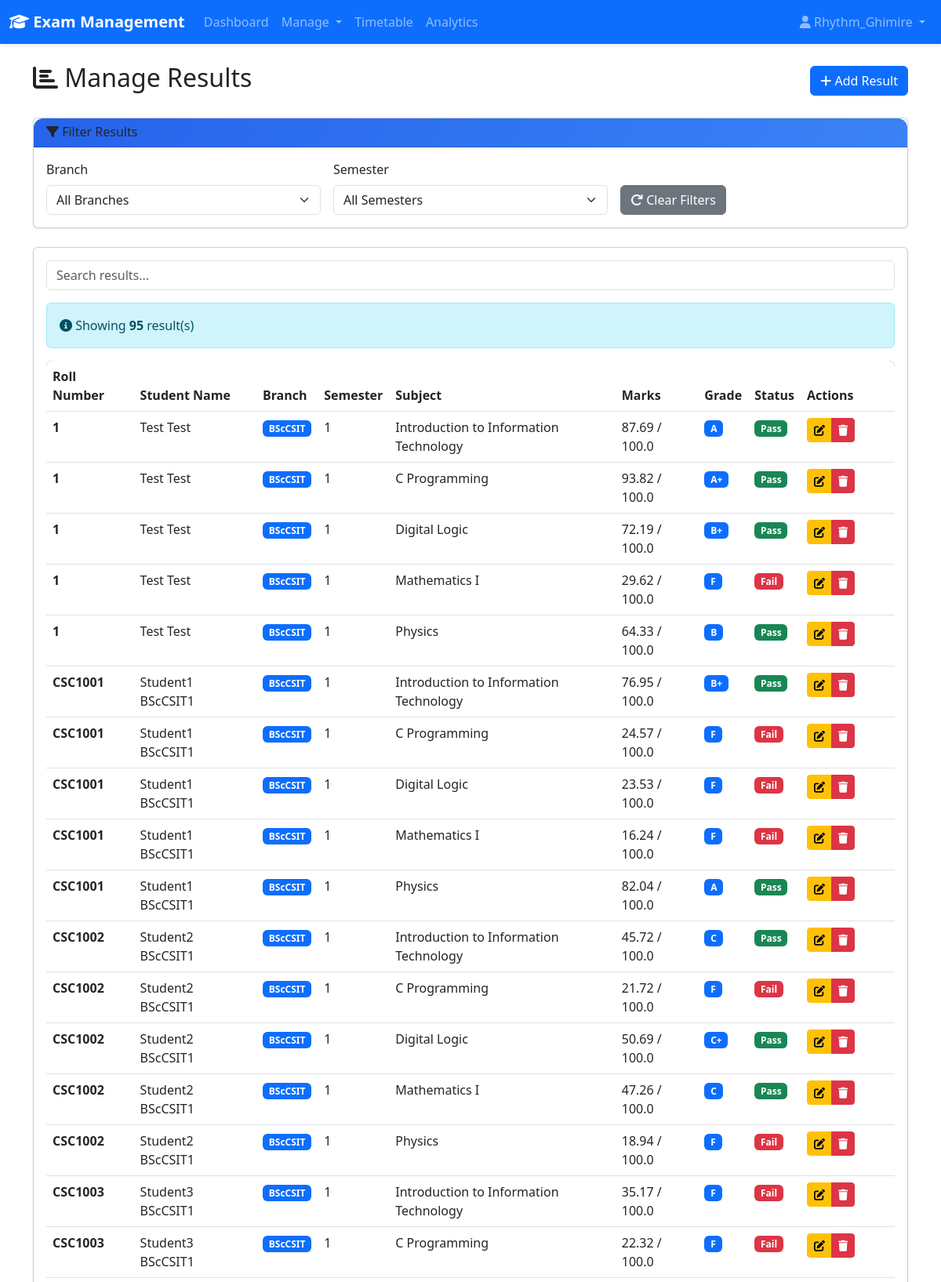
The page /results/ (signed in, upper part) on the database its author committed.
### core/models.py (models this page shows, shortened)
class Result(models.Model):
    student = models.ForeignKey(Student, on_delete=models.CASCADE)
    subject = models.ForeignKey(Subject, on_delete=models.CASCADE)
    exam = models.ForeignKey(Exam, on_delete=models.SET_NULL, null=True, blank=True)  # Changed to SET_NULL
    marks_obtained = models.FloatField()
    max_marks = models.FloatField(default=100)
    grade = models.CharField(max_length=5, blank=True)
    class Meta:
        unique_together = ['student', 'exam']

class Student(models.Model):
    BRANCH_CHOICES = [
        ('BCA', 'BCA'),
        ('BScCSIT', 'BScCSIT'),
    ]
    user = models.OneToOneField(User, on_delete=models.CASCADE)
    roll_number = models.CharField(max_length=20, unique=True)
    branch = models.CharField(max_length=100, choices=BRANCH_CHOICES)
    semester = models.IntegerField()
    fees_paid = models.BooleanField(default=False)
    attendance = models.FloatField(default=0.0)

class Subject(models.Model):
    BRANCH_CHOICES = [
        ('BCA', 'BCA'),
        ('BScCSIT', 'BScCSIT'),
    ]
    code = models.CharField(max_length=20, unique=True)
    name = models.CharField(max_length=200)
    semester = models.IntegerField()
    branch = models.CharField(max_length=20, choices=BRANCH_CHOICES, default='BScCSIT')

### core/views.py (the view)
# urls.py: path('results/', views.manage_results, name='manage_results'),
@login_required
@user_passes_test(is_admin)
def manage_results(request):
    selected_branch = request.GET.get('branch', 'all')
    selected_semester = request.GET.get('semester', 'all')
    results = Result.objects.all().select_related('student', 'subject', 'exam')
    if selected_branch != 'all':
        results = results.filter(student__branch=selected_branch)
    if selected_semester != 'all':
        results = results.filter(student__semester=int(selected_semester))
    results = results.order_by('student__branch', 'student__semester', 'student__roll_number')
    branches = [('all', 'All Branches'), ('BScCSIT', 'BScCSIT'), ('BCA', 'BCA')]
    semesters = [('all', 'All Semesters')] + [(str(i), f'Semester {i}') for i in range(1, 9)]
    context = {
        'results': results,
        'branches': branches,
        'semesters': semesters,
        'selected_branch': selected_branch,
        'selected_semester': selected_semester,
    }
    return render(request, 'manage_results.html', context)

### core/views.py (called while the page is built)
def is_admin(user):
    return user.is_staff or user.is_superuser

### templates/manage_results.html (shortened to what this page needs)
{% extends 'base.html' %}
{% block content %}
<div class="container mt-4">
    <div class="d-flex justify-content-between align-items-center mb-4">
        <h2><i class="fas fa-chart-bar"></i> Manage Results</h2>
        <a href="{% url 'add_result' %}" class="btn btn-primary">
            <i class="fas fa-plus"></i> Add Result
        </a>
    </div>
    <div class="card mb-4">
        <div class="card-header bg-light">
            <h6 class="mb-0"><i class="fas fa-filter"></i> Filter Results</h6>
        </div>
        <div class="card-body">
            <form method="GET" action="{% url 'manage_results' %}" class="row g-3">
                <div class="col-md-4">
                    <label class="form-label">Branch</label>
                    <select name="branch" class="form-select" onchange="this.form.submit()">
                        {% for value, label in branches %}
                        <option value="{{ value }}" {% if selected_branch == value %}selected{% endif %}>
                            {{ label }}
                        </option>
                        {% endfor %}
                    </select>
                </div>
                <div class="col-md-4">
                    <label class="form-label">Semester</label>
                    <select name="semester" class="form-select" onchange="this.form.submit()">
                        {% for value, label in semesters %}
                        <option value="{{ value }}" {% if selected_semester == value %}selected{% endif %}>
                            {{ label }}
                        </option>
                        {% endfor %}
                    </select>
                </div>
                <div class="col-md-4 d-flex align-items-end">
                    <a href="{% url 'manage_results' %}" class="btn btn-secondary">
                        <i class="fas fa-redo"></i> Clear Filters
                    </a>
                </div>
            </form>
        </div>
    </div>
    <div class="card">
        <div class="card-body">
            <div class="mb-3">
                <input type="text" id="searchInput" class="form-control" placeholder="Search results...">
            </div>
            <div class="alert alert-info">
                <i class="fas fa-info-circle"></i> Showing <strong>{{ results.count }}</strong> result(s)
            </div>
            <div class="table-responsive">
                <table class="table table-hover" id="resultsTable">
                    <thead>
                        <tr>
                            <th>Roll Number</th>
                            <th>Student Name</th>
                            <th>Branch</th>
                            <th>Semester</th>
                            <th>Subject</th>
                            <th>Marks</th>
                            <th>Grade</th>
                            <th>Status</th>
                            <th width="120px">Actions</th>
                        </tr>
                    </thead>
                    <tbody>
                        {% for result in results %}
                        <tr>
                            <td><strong>{{ result.student.roll_number }}</strong></td>
                            <td>{{ result.student.user.get_full_name }}</td>
                            <td><span class="badge {% if result.student.branch == 'BScCSIT' %}bg-primary{% else %}bg-success{% endif %}">{{ result.student.branch }}</span></td>
                            <td>{{ result.student.semester }}</td>
                            <td>{{ result.subject.name }}</td>
                            <td>{{ result.marks_obtained }} / {{ result.max_marks }}</td>
                            <td><span class="badge bg-primary">{{ result.grade }}</span></td>
                            <td>
                                {% if result.marks_obtained >= 40 %}
                                    <span class="badge bg-success">Pass</span>
                                {% else %}
                                    <span class="badge bg-danger">Fail</span>
                                {% endif %}
                            </td>
                            <td>
                                <div class="btn-group">
                                    <a href="{% url 'edit_result' result.id %}" class="btn btn-sm btn-warning" title="Edit">
                                        <i class="fas fa-edit"></i>
                                    </a>
                                    <a href="{% url 'delete_result' result.id %}" class="btn btn-sm btn-danger"
                                       onclick="return confirm('Are you sure you want to delete this result?')" title="Delete">
                                        <i class="fas fa-trash"></i>
                                    </a>
                                </div>
                            </td>
                        </tr>
                        {% empty %}
                        <tr>
                            <td colspan="9" class="text-center">No results found</td>
                        </tr>
                        {% endfor %}
                    </tbody>
                </table>
            </div>
        </div>
    </div>
</div>
{% endblock %}

### templates/base.html (shortened to what this page needs)
<!DOCTYPE html>
<html lang="en">
<head>
    <link rel="stylesheet" href="/static/css/style.css">
    <link href="https://cdn.jsdelivr.net/npm/bootstrap@5.3.0/dist/css/bootstrap.min.css" rel="stylesheet">
    <link rel="stylesheet" href="https://cdnjs.cloudflare.com/ajax/libs/font-awesome/6.4.0/css/all.min.css">
</head>
<body>
    {% if user.is_authenticated %}
    <nav class="navbar navbar-expand-lg navbar-dark bg-primary">
        <div class="container-fluid">
            <a class="navbar-brand" href="{% url 'dashboard' %}">
                <i class="fas fa-graduation-cap"></i> Exam Management
            </a>
            <div class="collapse navbar-collapse" id="navbarNav">
                <ul class="navbar-nav me-auto">
                    <li class="nav-item">
                        <a class="nav-link" href="{% url 'dashboard' %}">Dashboard</a>
                    </li>
                    {% if user.is_staff %}
                    <li class="nav-item dropdown">
                        <a class="nav-link dropdown-toggle" href="#" role="button" data-bs-toggle="dropdown">
                            Manage
                        </a>
                    </li>
                    {% endif %}
                    <li class="nav-item">
                        <a class="nav-link" href="{% url 'timetable' %}">Timetable</a>
                    </li>
                    <li class="nav-item">
                        <a class="nav-link" href="{% url 'performance_analytics' %}">Analytics</a>
                    </li>
                </ul>
                <ul class="navbar-nav">
                    <li class="nav-item dropdown">
                        <a class="nav-link dropdown-toggle" href="#" role="button" data-bs-toggle="dropdown">
                            <i class="fas fa-user"></i> {{ user.username }}
                        </a>
                    </li>
                </ul>
            </div>
        </div>
    </nav>
    {% endif %}
    <div class="container-fluid">
        {% block content %}{% endblock %}
    </div>
</body>
</html>

### core/static/css/style.css (style rules this page uses)
:root { --primary-color: #2563eb; --secondary-color: #3b82f6; --accent-color: #60a5fa; --background-color: #f8fafc; --card-background: #ffffff; --text-primary: #1e293b; --text-secondary: #64748b; --border-color: #e2e8f0; --success-color: #10b981; --danger-color: #ef4444; --warning-color: #f59e0b; }
* { margin: 0; padding: 0; box-sizing: border-box; }
body { font-family: 'Segoe UI', Tahoma, Geneva, Verdana, sans-serif; background-color: var(--background-color); color: var(--text-primary); line-height: 1.6; }
.navbar { box-shadow: 0 2px 4px rgba(0, 0, 0, 0.1); }
.navbar-brand { font-weight: 600; font-size: 1.5rem; }
.card { border: none; border-radius: 12px; box-shadow: 0 1px 3px rgba(0, 0, 0, 0.1); margin-bottom: 20px; background: var(--card-background); }
.card-header { background: linear-gradient(135deg, var(--primary-color), var(--secondary-color)); color: white; border-radius: 12px 12px 0 0 !important; padding: 1.2rem; font-weight: 600; }
.btn-primary { background: var(--primary-color); border: none; border-radius: 8px; padding: 0.6rem 1.5rem; font-weight: 500; transition: all 0.3s ease; }
.btn-danger { background: var(--danger-color); border: none; border-radius: 8px; }
.btn-warning { background: var(--warning-color); border: none; border-radius: 8px; }
.table { background: white; border-radius: 8px; overflow: hidden; }
.table thead { background: var(--primary-color); color: white; }
.form-control, .form-select { border: 2px solid var(--border-color); border-radius: 8px; padding: 0.7rem; transition: all 0.3s ease; }
.badge { padding: 0.5rem 1rem; border-radius: 6px; font-weight: 500; }
.alert { border-radius: 8px; border: none; }

### rows shown on the page
Result: student.roll_number "1", student.user.get_full_name "Test Test", student.branch "BScCSIT", student.semester "1", subject.name "Introduction to Information Technology", marks_obtained "87.69", max_marks "100.0", grade "A", shows "Pass"
Result: student.roll_number "1", student.user.get_full_name "Test Test", student.branch "BScCSIT", student.semester "1", subject.name "C Programming", marks_obtained "93.82", max_marks "100.0", grade "A+", shows "Pass"
Result: student.roll_number "1", student.user.get_full_name "Test Test", student.branch "BScCSIT", student.semester "1", subject.name "Digital Logic", marks_obtained "72.19", max_marks "100.0", grade "B+", shows "Pass"
Result: student.roll_number "1", student.user.get_full_name "Test Test", student.branch "BScCSIT", student.semester "1", subject.name "Mathematics I", marks_obtained "29.62", max_marks "100.0", grade "F", shows "Fail"
Result: student.roll_number "1", student.user.get_full_name "Test Test", student.branch "BScCSIT", student.semester "1", subject.name "Physics", marks_obtained "64.33", max_marks "100.0", grade "B", shows "Pass"
Result: student.roll_number "CSC1001", student.user.get_full_name "Student1 BScCSIT1", student.branch "BScCSIT", student.semester "1", subject.name "Introduction to Information Technology", marks_obtained "76.95", max_marks "100.0", grade "B+", shows "Pass"
Result: student.roll_number "CSC1001", student.user.get_full_name "Student1 BScCSIT1", student.branch "BScCSIT", student.semester "1", subject.name "C Programming", marks_obtained "24.57", max_marks "100.0", grade "F", shows "Fail"
Result: student.roll_number "CSC1001", student.user.get_full_name "Student1 BScCSIT1", student.branch "BScCSIT", student.semester "1", subject.name "Digital Logic", marks_obtained "23.53", max_marks "100.0", grade "F", shows "Fail"
Result: student.roll_number "CSC1001", student.user.get_full_name "Student1 BScCSIT1", student.branch "BScCSIT", student.semester "1", subject.name "Mathematics I", marks_obtained "16.24", max_marks "100.0", grade "F", shows "Fail"
Result: student.roll_number "CSC1001", student.user.get_full_name "Student1 BScCSIT1", student.branch "BScCSIT", student.semester "1", subject.name "Physics", marks_obtained "82.04", max_marks "100.0", grade "A", shows "Pass"
Result: student.roll_number "CSC1002", student.user.get_full_name "Student2 BScCSIT1", student.branch "BScCSIT", student.semester "1", subject.name "Introduction to Information Technology", marks_obtained "45.72", max_marks "100.0", grade "C", shows "Pass"
Result: student.roll_number "CSC1002", student.user.get_full_name "Student2 BScCSIT1", student.branch "BScCSIT", student.semester "1", subject.name "C Programming", marks_obtained "21.72", max_marks "100.0", grade "F", shows "Fail"
Result: student.roll_number "CSC1002", student.user.get_full_name "Student2 BScCSIT1", student.branch "BScCSIT", student.semester "1", subject.name "Digital Logic", marks_obtained "50.69", max_marks "100.0", grade "C+", shows "Pass"
Result: student.roll_number "CSC1002", student.user.get_full_name "Student2 BScCSIT1", student.branch "BScCSIT", student.semester "1", subject.name "Mathematics I", marks_obtained "47.26", max_marks "100.0", grade "C", shows "Pass"
Result: student.roll_number "CSC1002", student.user.get_full_name "Student2 BScCSIT1", student.branch "BScCSIT", student.semester "1", subject.name "Physics", marks_obtained "18.94", max_marks "100.0", grade "F", shows "Fail"
Result: student.roll_number "CSC1003", student.user.get_full_name "Student3 BScCSIT1", student.branch "BScCSIT", student.semester "1", subject.name "Introduction to Information Technology", marks_obtained "35.17", max_marks "100.0", grade "F", shows "Fail"
Result: student.roll_number "CSC1003", student.user.get_full_name "Student3 BScCSIT1", student.branch "BScCSIT", student.semester "1", subject.name "C Programming", marks_obtained "22.32", max_marks "100.0", grade "F", shows "Fail"

### other values the page prints
{{ user.username }} "Rhythm_Ghimire"
{{ results.count }} "95"
form field branch "All Branches"
form field semester "All Semesters"
